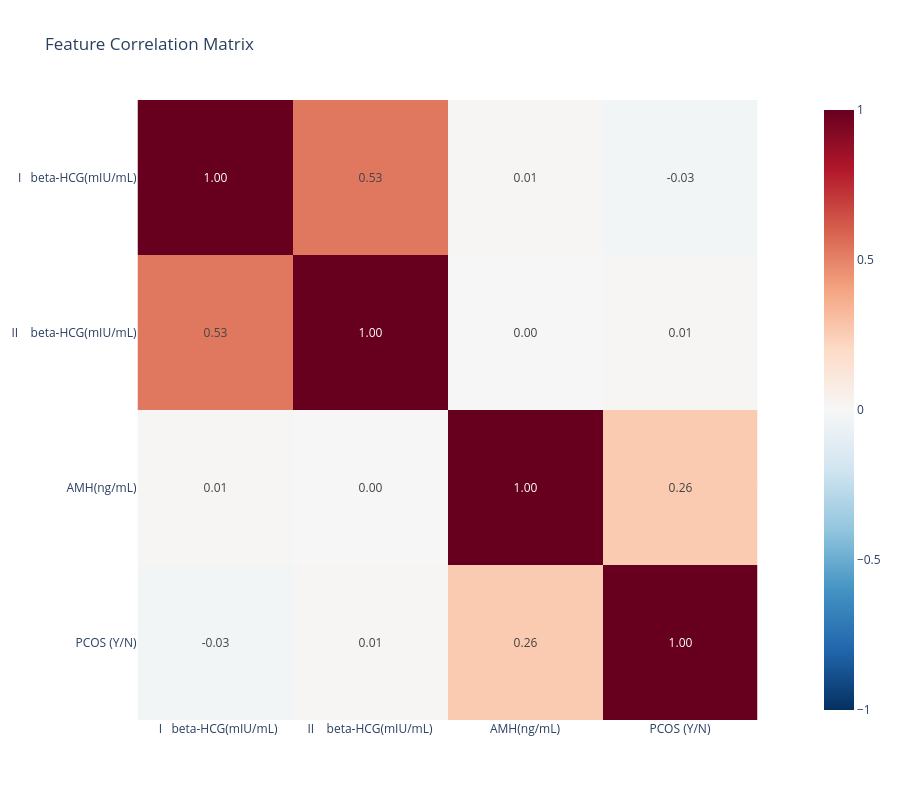

Here is the notebook cell this chart was saved with:
### Markdown cell above
## 7 · Correlation Heatmap

### Code cell
corr_matrix = df[numeric_features + [TARGET_COL]].corr()

fig = px.imshow(
    corr_matrix,
    color_continuous_scale="RdBu_r",
    zmin=-1, zmax=1,
    title="Feature Correlation Matrix",
    width=900, height=800,
    text_auto=".2f",
)
fig.update_layout(template="plotly_white")
fig.show()

### Figure 1 — Plotly figure (JSON) as saved in the notebook; plotly's stock layout.template omitted (floating-point values rounded to 4 significant figures)
{"data": [{"coloraxis": "coloraxis", "hovertemplate": "x: %{x}<br>y: %{y}<br>color: %{z}<extra></extra>", "name": "0", "texttemplate": "%{z:.2f}", "type": "heatmap", "x": ["  I   beta-HCG(mIU/mL)", "II    beta-HCG(mIU/mL)", "AMH(ng/mL)", "PCOS (Y/N)"], "xaxis": "x", "y": ["  I   beta-HCG(mIU/mL)", "II    beta-HCG(mIU/mL)", "AMH(ng/mL)", "PCOS (Y/N)"], "yaxis": "y", "z": [[1.0, 0.5337, 0.01443, -0.02762], [0.5337, 1.0, 0.003663, 0.01276], [0.01443, 0.003663, 1.0, 0.2639], [-0.02762, 0.01276, 0.2639, 1.0]]}], "layout": {"coloraxis": {"cmax": 1, "cmin": -1, "colorscale": [[0, "rgb(5,48,97)"], [0.1, "rgb(33,102,172)"], [0.2, "rgb(67,147,195)"], [0.3, "rgb(146,197,222)"], [0.4, "rgb(209,229,240)"], [0.5, "rgb(247,247,247)"], [0.6, "rgb(253,219,199)"], [0.7, "rgb(244,165,130)"], [0.8, "rgb(214,96,77)"], [0.9, "rgb(178,24,43)"], [1, "rgb(103,0,31)"]]}, "height": 800, "title": {"text": "Feature Correlation Matrix"}, "width": 900, "xaxis": {"anchor": "y", "constrain": "domain", "domain": [0, 1], "scaleanchor": "y"}, "yaxis": {"anchor": "x", "autorange": "reversed", "constrain": "domain", "domain": [0, 1]}}}
